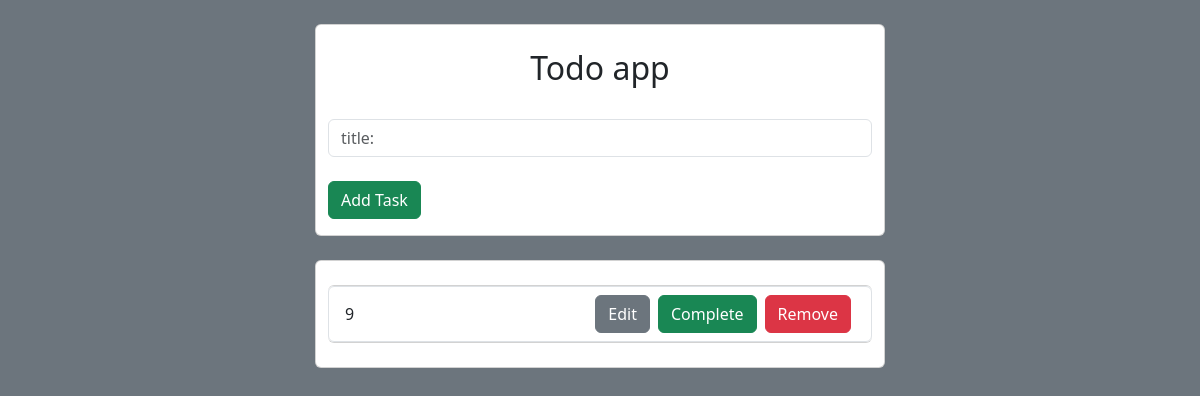
The app's page /, older data.
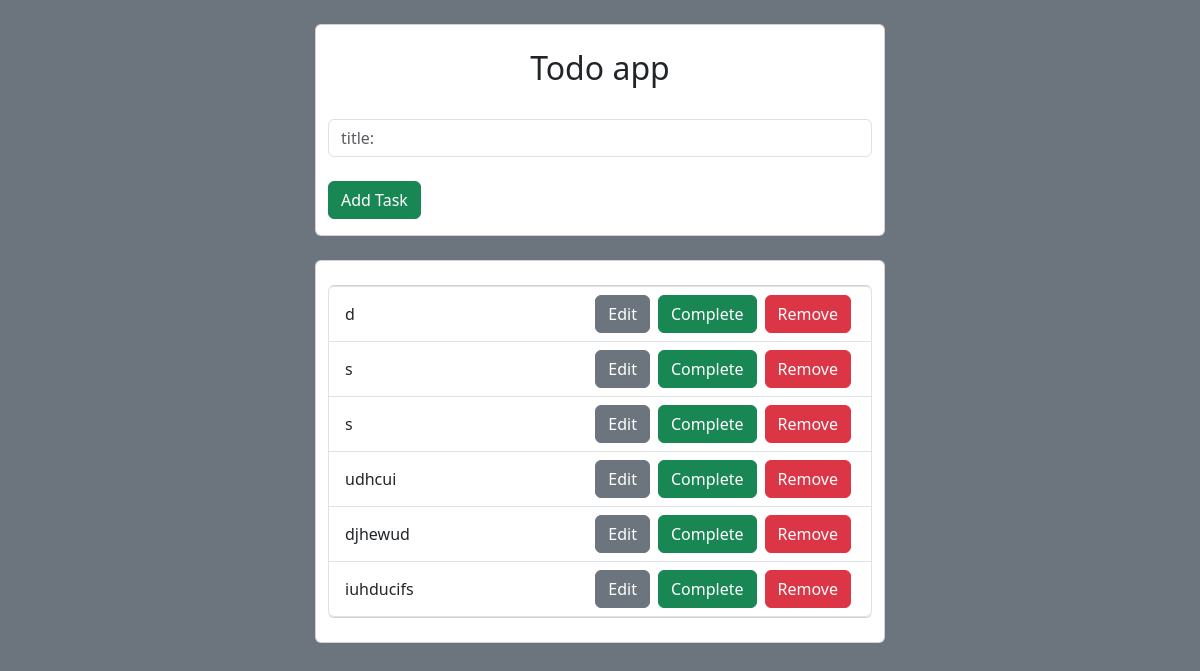
The same page, newer data.
### tasks/models.py (models this page shows, shortened)
class Task(models.Model):
    title = models.CharField(max_length=200)
    complete = models.BooleanField(default=False)
    created = models.DateTimeField(auto_now_add=True)

### tasks/views.py (the view)
# urls.py: path('', index, name="list"),
def index(request):
    tasks = Task.objects.all()
    form = TaskForm()
    context = {
        'tasks': tasks,
        'form': form,
    }
    if request.method == "POST":
        form = TaskForm(request.POST)
        if form.is_valid():
            form.save()
        return redirect('/')
    elif request.method == "GET":
        return render(request=request, template_name="tasks/list.html", context=context)

### tasks/forms.py
class TaskForm(forms.ModelForm):
    class Meta:
        model = Task
        fields = ['title']

### tasks/templates/tasks/list.html (shortened to what this page needs)
{% load bootstrap5 %}
{% bootstrap_css %}
{% load widget_tweaks %}
<!DOCTYPE html>
<html lang="en">
  <head>
  </head>
  <body class="bg-secondary container">
    <br />
    <div class="row">
      <div class="col-md-3"></div>
      <div class="col-md-6 card">
        <br />
        <h2 class="text-center">Todo app</h2>
        <br />
        <form method="POST" action="/">
          {% render_field form.title placeholder='title:' class='form-control' %}
          <br />
          <button type="submit" name="Create Task" class="btn btn-success">Add Task</button>
        </form>
      </div>
      <div class="col-md-3"></div>
    </div>
    <br />
    <div class="row">
      <div class="col-md-3"></div>
      <div class="col-md-6 card">
        <br />
        <ul class="list-group">
          {% for task in tasks %}
            {% if not task.complete %}
              <li class="list-group-item d-flex flex-row align-items-center justify-content-between">
                <span>{{ task.title }}</span>
                <div class="d-flex flex-row">
                  <button class="mx-1 btn btn-secondary"><a href="/update_task/{{task.id}}" class="text-decoration-none text-white">Edit</a></button>
                  <button class="mx-1 btn btn-success"><a href="/complete_task/{{task.id}}" class="text-decoration-none text-white">Complete</a></button>
                  <button class="mx-1 btn btn-danger"><a href="/remove_task/{{ task.id }}" class="text-decoration-none text-white">Remove</a></button>
                </div>
              </li>
            {% endif %}
          {% endfor %}
        </ul>
        <br />
      </div>
      <div class="col-md-3"></div>
    </div>
  </body>
</html>

Row changes from the older to the newer data that the page shows:
removed Task: title "9"
added Task: title "d"
added Task: title "s"
added Task: title "s"
added Task: title "udhcui"
added Task: title "djhewud"
added Task: title "iuhducifs"
